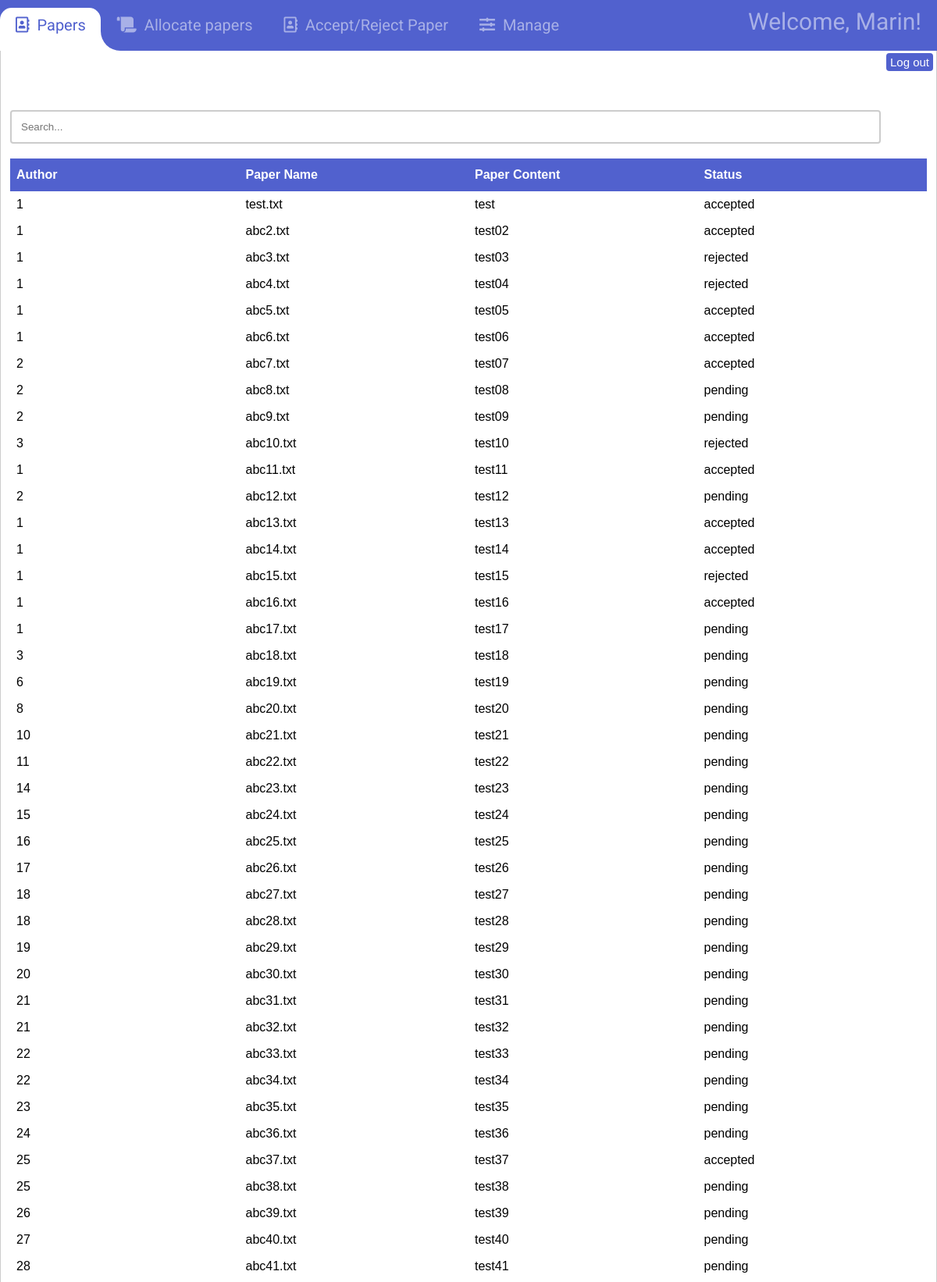
Page /main/ConferenceChair.php (signed in, upper part) on the committed database.
### tables this page shows
CREATE TABLE `paper` (
  `paper_ID` int(11) NOT NULL AUTO_INCREMENT,
  `paper_Name` varchar(45) NOT NULL,
  `paper_Content` longtext DEFAULT NULL,
  `paper_Status` varchar(45) NOT NULL DEFAULT 'pending',
  `submitted_by_author` int(11) NOT NULL,
  `conference_chair_ID` int(11) DEFAULT NULL,
  PRIMARY KEY (`paper_ID`),
  KEY `paper_FK1_idx` (`conference_chair_ID`),
  KEY `paper_FK2_idx` (`submitted_by_author`),
  CONSTRAINT `paper_FK1` FOREIGN KEY (`conference_chair_ID`) REFERENCES `conference_chair` (`conference_chair_ID`) ON DELETE CASCADE ON UPDATE CASCADE,
  CONSTRAINT `paper_FK2` FOREIGN KEY (`submitted_by_author`) REFERENCES `author` (`author_ID`) ON DELETE CASCADE ON UPDATE CASCADE
);

### main/Entity/PaperEntity.php (called while the page is built, shortened)
<?php
    class Paper {
    function getPapers() {
        $connConfig = new Connection();
        $conn = new mysqli($connConfig->get_servername(), $connConfig->get_username(), $connConfig->get_password(), $connConfig->get_dbname());
		$query = "SELECT submitted_by_author, paper_ID, paper_Name, paper_Content, paper_Status FROM paper";
        $result = $conn->query($query);
        if ($result->num_rows > 0) {
            $row= mysqli_fetch_all($result, MYSQLI_ASSOC);
			return $row;
        }
        return false;
    }
}
?>

### main/Controller/ConferenceChairPendingPaperController.php (called while the page is built, shortened)
<?php
include_once("./Entity/PaperEntity.php");
class conferencePendingPaperController {
    function getPapers() {
        $data = new Paper();
        $row = $data->getPapers();
        return $row;
    }
}
?>

### main/ConferenceChair.php (the view, shortened to what this page needs)
<!DOCTYPE html>
<html lang="en">
<head>
  <link rel='stylesheet' href='https://cdnjs.cloudflare.com/ajax/libs/font-awesome/5.10.2/css/all.css'>
  <link rel="stylesheet" href="style/general.css">
</head>
<body>
<div id="navbar-animmenu">
    <ul class="show-dropdown main-navbar">
        <div class="hori-selector"><div class="left"></div><div class="right"></div></div>
        <li id="papersTab" class="active">
            <a href="javascript:openSegment('papers');"><i class="far fa-address-book"></i>Papers</a>
        </li>
        <li id="allocatePapersTab">
            <a href="javascript:openSegment('allocatePapers');"><i class="fas fa-scroll"></i>Allocate papers</a>
        </li>
        <li id="accept_reject_paperTab">
            <a href="javascript:openSegment('accept_reject_paper');"><i class="far fa-address-book"></i>Accept/Reject Paper</a>
        </li>
        <li id="manageTab">
            <a href="javascript:openSegment('manage');"><i class="fas fa-sliders-h"></i>Manage</a>
        </li>
        <div class="welcome">Welcome, <?php echo $_SESSION["FName"]; ?>!</div>
    </ul>
</div>
<a href="LogOut.php">
  <button class="logoutbutton" id="logoutbutton1">Log out</button>
</a>
<div id="papers" class="tabcontent" style="display:block">
  <br><br><br><br>
  <input type="text" id="paperTableSearch" onkeyup="paperTableSearch()" class="searchbar" placeholder="Search...">
  <br><br>
  <table id="paperTable">
    <thead">
      <th>Author</th>
      <th>Paper Name</th>
      <th>Paper Content</th>
      <th>Status</th>
    <tbody>
      <?php
      function getPapers() {
        include_once("Controller/ConferenceChairPendingPaperController.php");
      }
      $pending_papers = new conferencePendingPaperController();
      $fetchData = $pending_papers->getPapers();
      if (is_array($fetchData)) {
        foreach ($fetchData as $row) {
      ?>
          <tr>
            <td><?php echo $row['submitted_by_author']; ?> </td>
            <td><?php echo $row['paper_Name']; ?> </td>
            <td><?php echo $row['paper_Content']; ?> </td>
            <td><?php echo $row['paper_Status']; ?></td>
          </tr>
          <?php
        }
        } ?>
    </tbody>
  </table>
</div>
      <?php
      function cc_get_pending_paper() {
        include_once("Controller/ConferenceChairPendingPaperController.php");
      }
      ?>
        <?php
        function getARpapers() {
          include_once("Controller/ConferenceChairPendingPaperController.php");
        }
          ?>
</body>
</html>

### main/style/general.css (style rules this page uses)
body { font-family: 'Roboto', sans-serif; }
* { margin: 0; padding: 0; box-sizing: border-box; }
i { margin-right: 10px; }
button { background-color: #5161ce; color: white; padding: 12px 20px; border: none; border-radius: 4px; cursor: pointer; }
table { font-family: Arial, Helvetica, sans-serif; border-collapse: collapse; table-layout: fixed; width: 100%; }
td, th { border: 0px solid #ddd; padding: 8px; }
th { padding-top: 12px; padding-bottom: 12px; text-align: left; background-color: #5161ce; color: white; }
.tabcontent { display: none; padding: 6px 12px; border: 1px solid #ccc; border-top: none; }
.welcome { color: rgba(255,255,255,0.5); text-align: right; float: right; font-size: 30px; display: inline; padding: 0px 20px; position: relative; }
.logoutbutton { float: right; font-size: 15px; padding: 3px 5px; margin: 3px 5px 0px 0px; }
#navbar-animmenu { background: #5161ce; float: left; overflow: hidden; position: relative; padding: 10px 0px; width: 100%; }
#navbar-animmenu ul { padding: 0px; margin: 0px; }
#navbar-animmenu ul li a i { margin-right: 10px; }
#navbar-animmenu li { list-style-type: none; float: left; }
#navbar-animmenu ul li a { color: rgba(255,255,255,0.5); text-decoration: none; font-size: 20px; line-height: 45px; display: block; padding: 0px 20px; transition-duration:0.6s; transition-timing-function: cubic-bezier(0.68, -0.55, 0.265, 1.55); position: relative; }
#navbar-animmenu>ul>li.active>a { color: #5161ce; background-color: transparent; transition: all 0.7s; }
.hori-selector { display:inline-block; position:absolute; height: 100%; top: 10px; left: 0px; transition-duration:0.6s; transition-timing-function: cubic-bezier(0.68, -0.55, 0.265, 1.55); background-color: #fff; border-top-left-radius: 15px; border-top-right-radius: 15px; }
.hori-selector .right, .hori-selector .left { position: absolute; width: 25px; height: 25px; background-color: #fff; bottom: 10px; }
.hori-selector .right { right: -25px; }
.hori-selector .right:before, .hori-selector .left:before { content: ''; position: absolute; width: 50px; height: 50px; border-radius: 50%; background-color: #5161ce; }
.hori-selector .right:before { bottom: 0; right: -25px; }
.popupformcontainer input[type=email], [type=password],[type=text], select { width: 95%; padding: 12px; border: 2px solid #ccc; border-radius: 4px; resize: vertical; }
.formcontainer input[type=email], [type=password],[type=text], select { width: 95%; padding: 12px; border: 2px solid #ccc; border-radius: 4px; resize: vertical; }

### rows in the picture
paper: submitted_by_author "1", paper_Name "test.txt", paper_Content "test", paper_Status "accepted"
paper: submitted_by_author "1", paper_Name "abc2.txt", paper_Content "test02", paper_Status "accepted"
paper: submitted_by_author "1", paper_Name "abc3.txt", paper_Content "test03", paper_Status "rejected"
paper: submitted_by_author "1", paper_Name "abc4.txt", paper_Content "test04", paper_Status "rejected"
paper: submitted_by_author "1", paper_Name "abc5.txt", paper_Content "test05", paper_Status "accepted"
paper: submitted_by_author "1", paper_Name "abc6.txt", paper_Content "test06", paper_Status "accepted"
paper: submitted_by_author "2", paper_Name "abc7.txt", paper_Content "test07", paper_Status "accepted"
paper: submitted_by_author "2", paper_Name "abc8.txt", paper_Content "test08", paper_Status "pending"
paper: submitted_by_author "2", paper_Name "abc9.txt", paper_Content "test09", paper_Status "pending"
paper: submitted_by_author "3", paper_Name "abc10.txt", paper_Content "test10", paper_Status "rejected"
paper: submitted_by_author "1", paper_Name "abc11.txt", paper_Content "test11", paper_Status "accepted"
paper: submitted_by_author "2", paper_Name "abc12.txt", paper_Content "test12", paper_Status "pending"
paper: submitted_by_author "1", paper_Name "abc13.txt", paper_Content "test13", paper_Status "accepted"
paper: submitted_by_author "1", paper_Name "abc14.txt", paper_Content "test14", paper_Status "accepted"
paper: submitted_by_author "1", paper_Name "abc15.txt", paper_Content "test15", paper_Status "rejected"
paper: submitted_by_author "1", paper_Name "abc16.txt", paper_Content "test16", paper_Status "accepted"
paper: submitted_by_author "1", paper_Name "abc17.txt", paper_Content "test17", paper_Status "pending"
paper: submitted_by_author "3", paper_Name "abc18.txt", paper_Content "test18", paper_Status "pending"
paper: submitted_by_author "6", paper_Name "abc19.txt", paper_Content "test19", paper_Status "pending"
paper: submitted_by_author "8", paper_Name "abc20.txt", paper_Content "test20", paper_Status "pending"
paper: submitted_by_author "10", paper_Name "abc21.txt", paper_Content "test21", paper_Status "pending"
paper: submitted_by_author "11", paper_Name "abc22.txt", paper_Content "test22", paper_Status "pending"
paper: submitted_by_author "14", paper_Name "abc23.txt", paper_Content "test23", paper_Status "pending"
paper: submitted_by_author "15", paper_Name "abc24.txt", paper_Content "test24", paper_Status "pending"
paper: submitted_by_author "16", paper_Name "abc25.txt", paper_Content "test25", paper_Status "pending"
paper: submitted_by_author "17", paper_Name "abc26.txt", paper_Content "test26", paper_Status "pending"
paper: submitted_by_author "18", paper_Name "abc27.txt", paper_Content "test27", paper_Status "pending"
paper: submitted_by_author "18", paper_Name "abc28.txt", paper_Content "test28", paper_Status "pending"
paper: submitted_by_author "19", paper_Name "abc29.txt", paper_Content "test29", paper_Status "pending"
paper: submitted_by_author "20", paper_Name "abc30.txt", paper_Content "test30", paper_Status "pending"
paper: submitted_by_author "21", paper_Name "abc31.txt", paper_Content "test31", paper_Status "pending"
paper: submitted_by_author "21", paper_Name "abc32.txt", paper_Content "test32", paper_Status "pending"
paper: submitted_by_author "22", paper_Name "abc33.txt", paper_Content "test33", paper_Status "pending"
paper: submitted_by_author "22", paper_Name "abc34.txt", paper_Content "test34", paper_Status "pending"
paper: submitted_by_author "23", paper_Name "abc35.txt", paper_Content "test35", paper_Status "pending"
paper: submitted_by_author "24", paper_Name "abc36.txt", paper_Content "test36", paper_Status "pending"
paper: submitted_by_author "25", paper_Name "abc37.txt", paper_Content "test37", paper_Status "accepted"
paper: submitted_by_author "25", paper_Name "abc38.txt", paper_Content "test38", paper_Status "pending"
paper: submitted_by_author "26", paper_Name "abc39.txt", paper_Content "test39", paper_Status "pending"
paper: submitted_by_author "27", paper_Name "abc40.txt", paper_Content "test40", paper_Status "pending"
paper: submitted_by_author "28", paper_Name "abc41.txt", paper_Content "test41", paper_Status "pending"

### other values in the picture
$_SESSION["FName"] "Marin"
